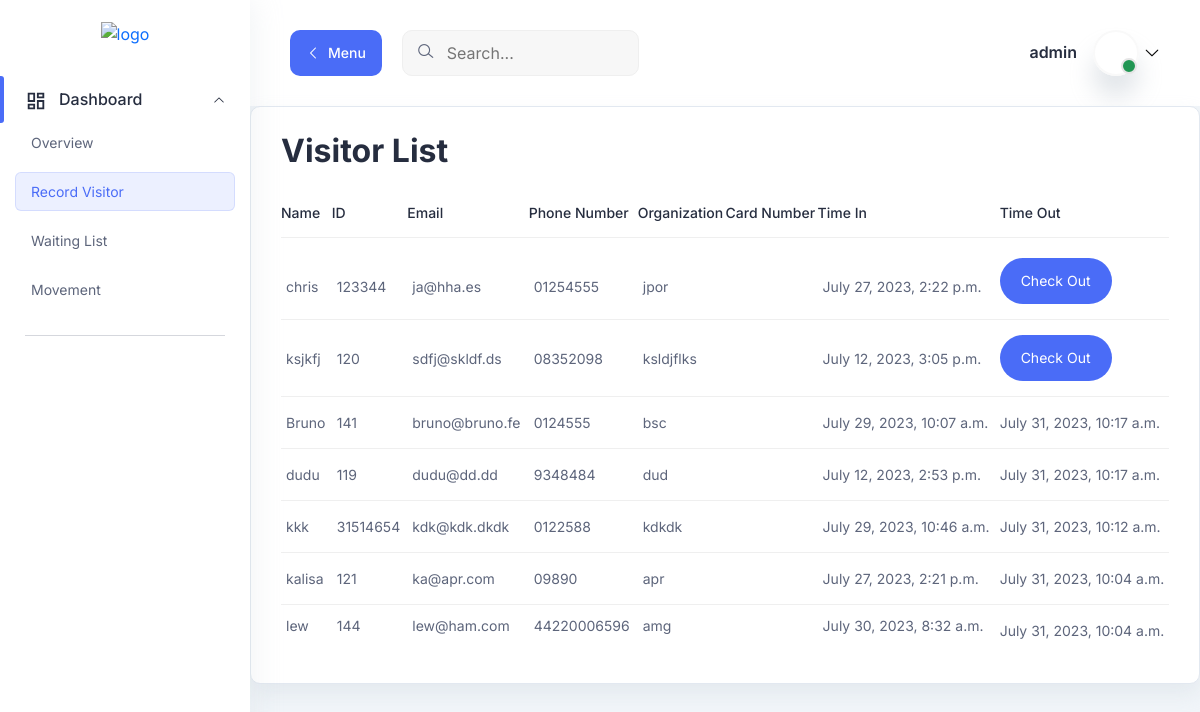
The page /movements/ (signed in) on the database its author committed.
### records/models.py (models this page shows, shortened)
class Movement(models.Model):
    visitor = models.ForeignKey(Visitor, on_delete=models.CASCADE, to_field='id_passport_nbr', related_name='movements')
    purpose = models.CharField(max_length=200)
    time_in = models.DateTimeField()
    time_out = models.DateTimeField(blank=True, null=True)
    devices = models.CharField(max_length=200, blank=True)
    comment = models.TextField(blank=True)
    card = models.OneToOneField(Card, on_delete=models.SET_NULL, blank=True, null=True)

class Visitor(models.Model):
    id_passport_nbr = models.CharField(max_length=100, primary_key=True)
    first_name = models.CharField(max_length=100)
    surname = models.CharField(max_length=100)
    organization = models.CharField(max_length=100)
    position = models.CharField(max_length=100)
    country_of_origin = models.CharField(max_length=100)
    email = models.EmailField()
    address = models.CharField(max_length=200)
    mobile_phone = models.CharField(max_length=20)

### records/views.py (the view)
# urls.py: path('movements/', views.movements, name='movements'),
def movements(request):
    checked_in_visitors = Movement.objects.filter(time_out__isnull=True)
    checked_out_visitors = Movement.objects.exclude(time_out__isnull=True)
    checked_in_visitors = checked_in_visitors.order_by('-id')
    checked_out_visitors = checked_out_visitors.order_by('-time_out')
    movements = list(checked_in_visitors) + list(checked_out_visitors)
    context = {'movements': movements}
    return render(request, 'records/movement.html', context)

### records/templates/records/movement.html (shortened to what this page needs)
{% extends "base.html" %}
{% load static %}
{% block content %}
<main class="main-wrapper">
<header class="header">
    <div class="container-fluid">
      <div class="row">
        <div class="col-lg-5 col-md-5 col-6">
          <div class="header-left d-flex align-items-center">
            <div class="menu-toggle-btn mr-20">
              <button
                id="menu-toggle"
                class="main-btn primary-btn btn-hover"
              >
                <i class="lni lni-chevron-left me-2"></i> Menu
              </button>
            </div>
            <div class="header-search d-none d-md-flex">
              <form action="#">
                <input type="text" placeholder="Search..." />
                <button><i class="lni lni-search-alt"></i></button>
              </form>
            </div>
          </div>
        </div>
        <div class="col-lg-7 col-md-7 col-6">
          <div class="header-right">
            <div class="profile-box ml-15">
              <button
                class="dropdown-toggle bg-transparent border-0"
                type="button"
                id="profile"
                data-bs-toggle="dropdown"
                aria-expanded="false"
              >
                <div class="profile-info">
                  <div class="info">
                    {% if user.is_authenticated %}
                    <h6>{{ user.username }}</h6>
                    {% endif %}
                    <div class="image">
                      <span class="status"></span>
                    </div>
                  </div>
                </div>
                <i class="lni lni-chevron-down"></i>
              </button>
            </div>
          </div>
        </div>
      </div>
    </div>
  </header>
<section class="table-components">
        <div class="tables-wrapper">
        <div class="row">
            <div class="col-lg-12">
            <div class="card-style mb-30">
                <h1 class="mb-10">Visitor List</h1>
                <div class="table-wrapper table-responsive">
                <table class="table">
                    <thead>
                    <tr>
                        <th><h6>Name</h6></th>
                        <th><h6>ID</h6></th>
                        <th><h6>Email</h6></th>
                        <th><h6>Phone Number</h6></th>
                        <th><h6>Organization</h6></th>
                        <th><h6>Card Number</h6></th>
                        <th><h6>Time In</h6></th>
                        <th><h6>Time Out</h6></th>
                    </tr>
                    </thead>
                    <tbody>
                    {% for movement in movements %}
                    <tr>
                        <td class="min-width">
                            <p>{{ movement.visitor.first_name }}</p>
                        </td>
                        <td class="min-width">
                        <p>{{ movement.visitor.id_passport_nbr}}</p>
                        </td>
                        <td class="min-width">
                        <p>{{ movement.visitor.email }}</p>
                        </td>
                        <td class="min-width">
                            <p>{{ movement.visitor.mobile_phone }}</p>
                        </td>
                        <td class="min-width">
                          <p>{{ movement.visitor.organization }}</p>
                        </td>
                        <td class="min-width">
                        </td>
                        <td class="min-width">
                          <p>{{ movement.time_in }}</p>
                        </td>
                        <td>
                          {% if movement.time_out %}
                          <p>{{ movement.time_out }}</p>
                          {% else %}
                          <form method="post" action="{% url 'records:check_out_visitor' visitor_id=movement.visitor.id_passport_nbr %}">
                              <input type="submit" class="main-btn active-btn rounded-full btn-hover btn-sm" value="Check Out">
                          </form>
                          {% endif %}
                        </td>
                    </tr>
                    {% endfor %}
                    </tbody>
                </table>
                </div>
            </div>
            </div>
    </div>
    </div>
</section>
</main>
{% endblock content %}

### static/assets/css/fullcalendar.css (style rules this page uses)
:root { --fc-daygrid-event-dot-width:8px;--fc-list-event-dot-width:10px;--fc-list-event-hover-bg-color:#f5f5f5 }

### rows shown on the page
Movement: visitor.first_name "chris", visitor.id_passport_nbr "123344", visitor.email "ja@hha.es", visitor.mobile_phone "01254555", visitor.organization "jpor", time_in "July 27, 2023, 2:22 p.m."
Movement: visitor.first_name "ksjkfj", visitor.id_passport_nbr "120", visitor.email "sdfj@skldf.ds", visitor.mobile_phone "08352098", visitor.organization "ksldjflks", time_in "July 12, 2023, 3:05 p.m."
Movement: visitor.first_name "Bruno", visitor.id_passport_nbr "141", visitor.email "bruno@bruno.fe", visitor.mobile_phone "0124555", visitor.organization "bsc", time_in "July 29, 2023, 10:07 a.m.", time_out "July 31, 2023, 10:17 a.m."
Movement: visitor.first_name "dudu", visitor.id_passport_nbr "119", visitor.email "dudu@dd.dd", visitor.mobile_phone "9348484", visitor.organization "dud", time_in "July 12, 2023, 2:53 p.m.", time_out "July 31, 2023, 10:17 a.m."
Movement: visitor.first_name "kkk", visitor.id_passport_nbr "31514654", visitor.email "kdk@kdk.dkdk", visitor.mobile_phone "0122588", visitor.organization "kdkdk", time_in "July 29, 2023, 10:46 a.m.", time_out "July 31, 2023, 10:12 a.m."
Movement: visitor.first_name "kalisa", visitor.id_passport_nbr "121", visitor.email "ka@apr.com", visitor.mobile_phone "09890", visitor.organization "apr", time_in "July 27, 2023, 2:21 p.m.", time_out "July 31, 2023, 10:04 a.m."
Movement: visitor.first_name "lew", visitor.id_passport_nbr "144", visitor.email "lew@ham.com", visitor.mobile_phone "44220006596", visitor.organization "amg", time_in "July 30, 2023, 8:32 a.m.", time_out "July 31, 2023, 10:04 a.m."

### other values the page prints
{{ user.username }} "admin"
